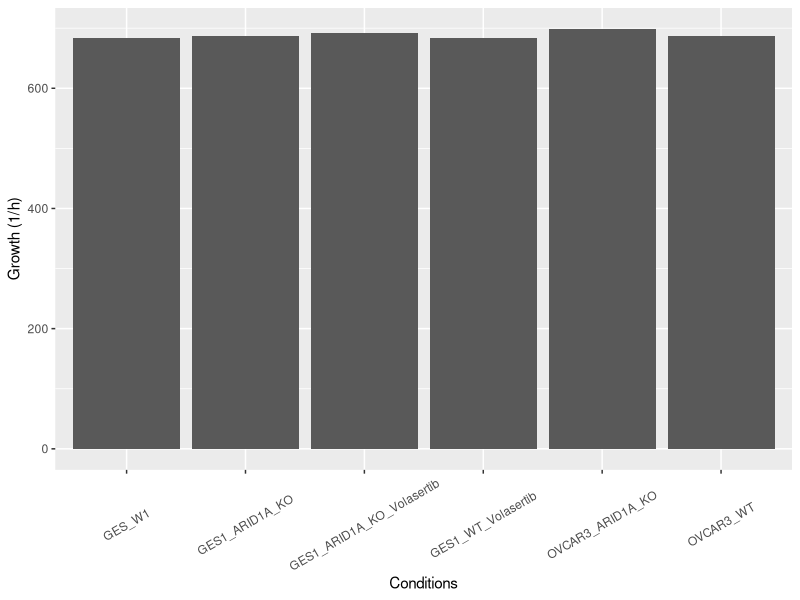
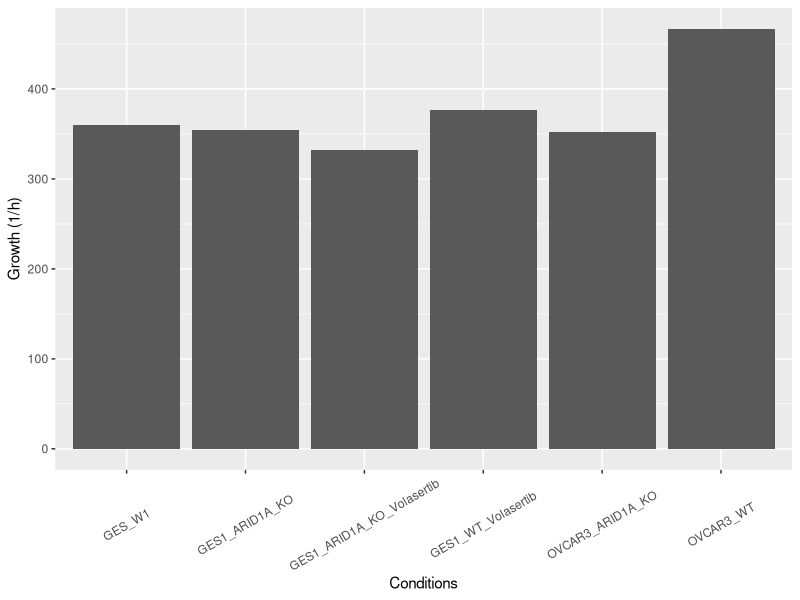
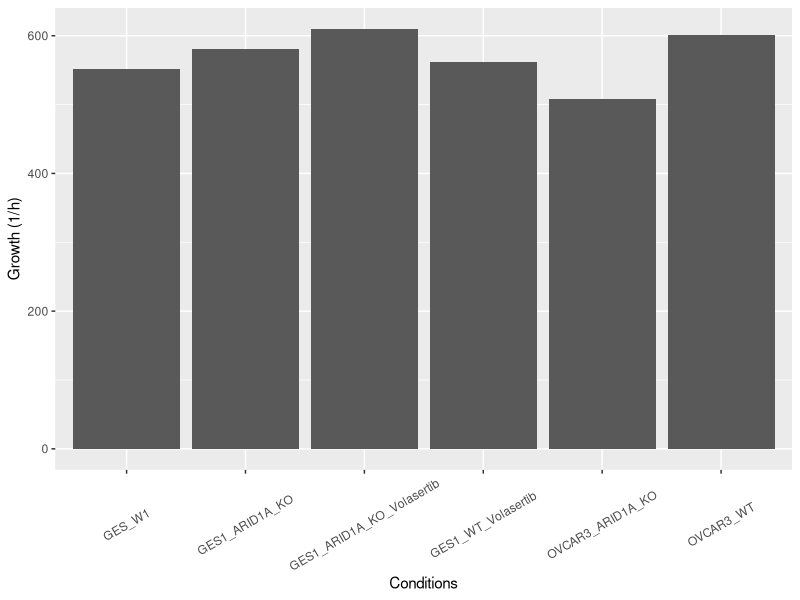

Write the R code that produced these figures, in order.
## ---- chunk 1
#| label: prelims

library(ggplot2)
library(dplyr)
library(readr)
library(purrr)
library(tidyr)
## ---- chunk 2
#| label: fig-funcs
#| fig-cap: The optimal growth rate of the context-specific model built using GIMME. All the models have a very similar growth rate.


df <- read_csv("../../outputs/sampling_analysis/localgini_gimme_avg/growths.csv", col_types = "dddddd")

plot_growth <- function(df){
  df %>% 
    t %>% 
    as_tibble(rownames = "Conditions", .name_repair = \(x) "Growth (1/h)") %>% 
    ggplot(aes(x=Conditions, y=`Growth (1/h)`)) + 
    geom_bar(stat = "identity") + 
    theme(axis.text.x = element_text(angle = 30, vjust=0.5))%>% 
    return()
}

plot_growth(df)
## ---- chunk 3
#| label: fig-sprint-growth
#| fig-cap: Growths of the SprintCore built models

read_csv(
  "../../outputs/sampling_analysis/localgini_sprintcore_avg/growths.csv",
  col_types = "dddddd"
) %>% 
  plot_growth()
## ---- chunk 4
#| label: fig-init-growth
#| fig-cap: Growths of the INIT built models

read_csv(
  "../../outputs/sampling_analysis/localgini_init_avg/growths.csv",
  col_types = "dddddd"
) %>% 
  plot_growth()
